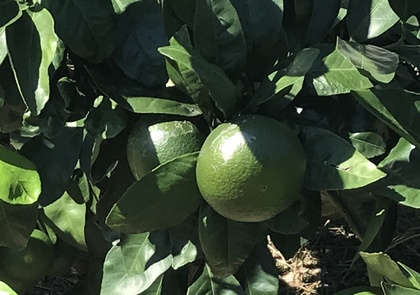
%> input picture fruit_set2/4/im.jpg, 420 x 295 px, shrunk from 1112 x 780 before the run
$ octave --eval "result = edge_enhance(rgb2gray(imread('im.jpg')));"   (GNU Octave 9; MATLAB toolbox functions it lacks are replaced by stand-ins)
%> lines starting %> are read from the running program, lines starting %| are printed output that depends on the picture; in (x1, y1, x2, y2) boxes, pixels count from 0 and x2, y2 are one past the last pixel; in counts of white or black regions, pixels touching at a corner belong together; the program's own positions count from 1
function [ I2 ] = edge_enhance( I )
% I = rgb2gray(I);
% imshow(I);
I2 = I;
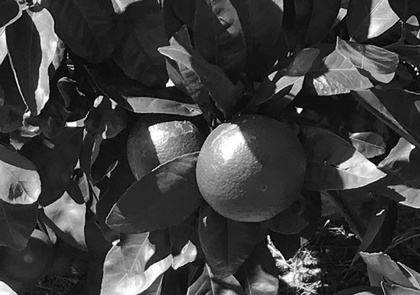
%> I2: size 295x420 uint8; min 1, max 255, mean 61.1
BW1 = edge(I,'Canny',0.1,'horizontal',0.1);
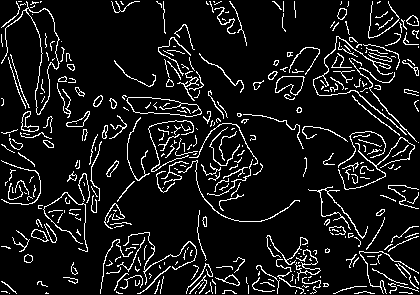
%> BW1: size 295x420 logical; 9.4% white in thin lines or dots

se = strel('square',1);
BW1 = imdilate(BW1,se,2);
BW1 = imerode(BW1,se,2);
% BW1 = imdilate(BW1,se,2);

L = bwlabel(BW1);
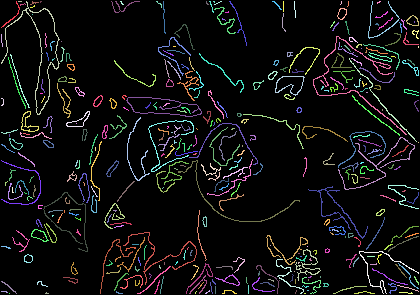
%> L: size 295x420 double; 376 distinct labels, from 0 to 375; one colour per label, 0 black
S = regionprops(L, 'all');
%> S = 375 regions; largest, box (x1, y1, x2, y2), Area, Centroid, MajorAxisLength, MinorAxisLength and Eccentricity: (1, 1, 60, 115) 370 [38 51.8] 128.8 60.53 0.883, (313, 36, 407, 135) 361 [355.9 80.3] 120.9 81.13 0.741, (338, 137, 415, 190) 244 [379.3 163.9] 93.39 41.5 0.896
BW2 = ismember(L, find([S.Area]>=100 ));
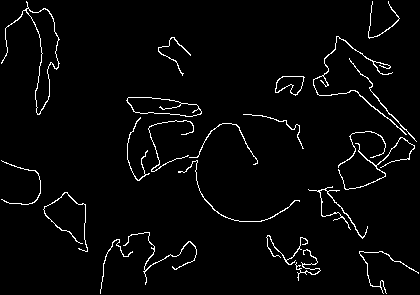
%> BW2: size 295x420 logical; 3.1% white in thin lines or dots


for i = 1:size(BW2,1)

for j = 1:size(BW2,2)

   pixel = BW2(i,j);
   if(pixel == 1)

       I2(i,j) = 0;


   end

end

end
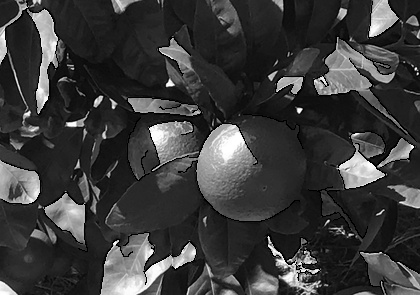
%> I2: size 295x420 uint8; 3.06% of pixels changed, all inside (x1, y1, x2, y2) = (1, 1, 419, 294)


% figure
% imshowpair(BW2,I2,'montage')


end
